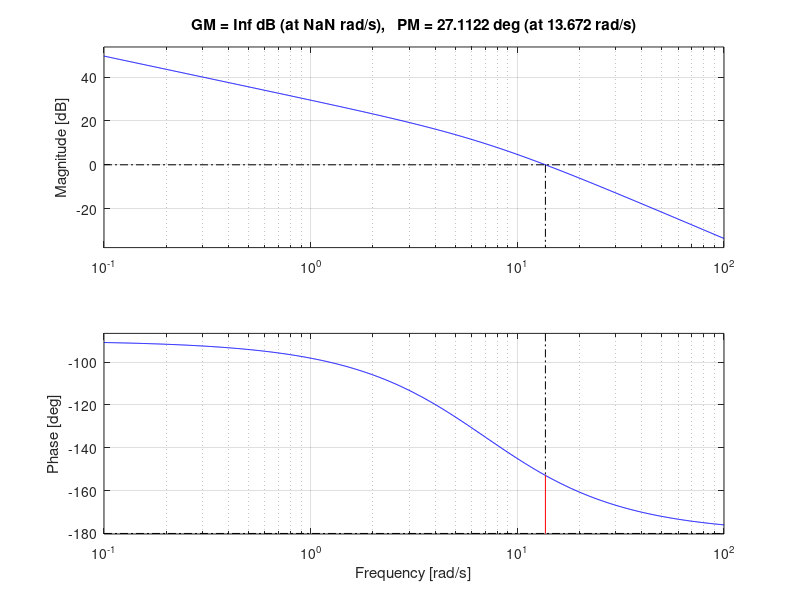
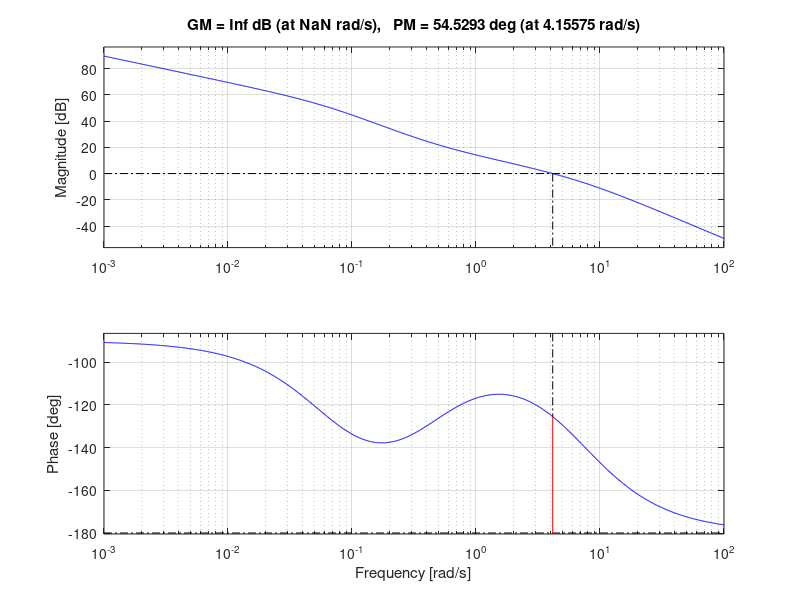

MATLAB code to generate these figures, in order:
% Control System Final Exam

%% Final_1

G = tf(130, [1 7 0]);
K = 21/13
L = K*G;
figure(1)
margin(L)

wc = 4.14; % select wc based on phase = -130
M = 15.9; % attenuation dB
alpha = 10^(M/20);
z = wc/10
p = z/alpha

Gc = K*p/z*tf([1 z], [1 p]);
L = Gc*G;
figure(2)
margin(L)

K = K*p/z